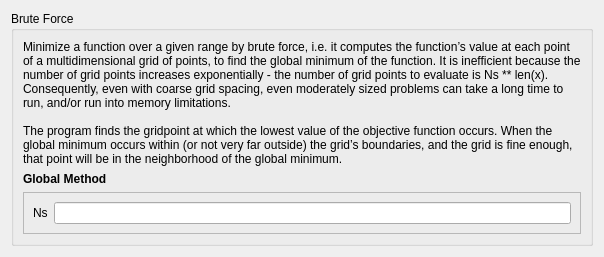
     <widget class="QWidget" name="brute">
      <attribute name="title">
       <string>Brute</string>
      </attribute>
      <layout class="QVBoxLayout" name="verticalLayout_5">
       <item>
        <widget class="QGroupBox" name="groupBox_2">
         <property name="title">
          <string>Brute Force</string>
         </property>
         <layout class="QVBoxLayout" name="verticalLayout_3">
          <item>
           <widget class="QLabel" name="label_14">
            <property name="text">
             <string>Minimize a function over a given range by brute force, i.e. it computes the function’s value at each point of a multidimensional grid of points, to find the global minimum of the function. It is inefficient because the number of grid points increases exponentially - the number of grid points to evaluate is Ns ** len(x). Consequently, even with coarse grid spacing, even moderately sized problems can take a long time to run, and/or run into memory limitations.

The program finds the gridpoint at which the lowest value of the objective function occurs. When the global minimum occurs within (or not very far outside) the grid’s boundaries, and the grid is fine enough, that point will be in the neighborhood of the global minimum.</string>
            </property>
            <property name="wordWrap">
             <bool>true</bool>
            </property>
           </widget>
          </item>
          <item>
           <widget class="QLabel" name="label_15">
            <property name="font">
             <font>
              <weight>75</weight>
              <bold>true</bold>
             </font>
            </property>
            <property name="text">
             <string>Global Method</string>
            </property>
           </widget>
          </item>
          <item>
           <widget class="QFrame" name="frame_44">
            <property name="frameShape">
             <enum>QFrame::StyledPanel</enum>
            </property>
            <property name="frameShadow">
             <enum>QFrame::Raised</enum>
            </property>
            <layout class="QHBoxLayout" name="horizontalLayout_45">
             <item>
              <widget class="QLabel" name="label_40">
               <property name="text">
                <string>Ns</string>
               </property>
              </widget>
             </item>
             <item>
              <widget class="QLineEdit" name="BruteNslineEdit">
               <property name="toolTip">
                <string>Number of grid points along the axes</string>
               </property>
              </widget>
             </item>
            </layout>
           </widget>
          </item>
         </layout>
        </widget>
       </item>
      </layout>
     </widget>
